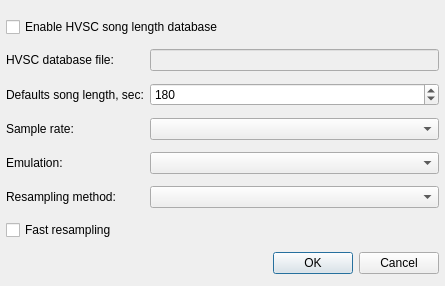
<?xml version="1.0" encoding="UTF-8"?>
<ui version="4.0">
 <class>SidSettingsDialog</class>
 <widget class="QDialog" name="SidSettingsDialog">
  <property name="geometry">
   <rect>
    <x>0</x>
    <y>0</y>
    <width>445</width>
    <height>286</height>
   </rect>
  </property>
  <property name="windowTitle">
   <string>SID Plugin Settings</string>
  </property>
  <layout class="QGridLayout" name="gridLayout">
   <property name="leftMargin">
    <number>6</number>
   </property>
   <property name="rightMargin">
    <number>6</number>
   </property>
   <property name="bottomMargin">
    <number>6</number>
   </property>
   <item row="2" column="1">
    <widget class="QSpinBox" name="defaultLengthSpinBox">
     <property name="minimum">
      <number>5</number>
     </property>
     <property name="maximum">
      <number>1000</number>
     </property>
     <property name="value">
      <number>180</number>
     </property>
    </widget>
   </item>
   <item row="9" column="0" colspan="2">
    <widget class="QDialogButtonBox" name="buttonBox">
     <property name="sizePolicy">
      <sizepolicy hsizetype="Expanding" vsizetype="Fixed">
       <horstretch>0</horstretch>
       <verstretch>0</verstretch>
      </sizepolicy>
     </property>
     <property name="standardButtons">
      <set>QDialogButtonBox::Cancel|QDialogButtonBox::Ok</set>
     </property>
    </widget>
   </item>
   <item row="8" column="0" colspan="2">
    <widget class="QCheckBox" name="fastResampligCheckBox">
     <property name="text">
      <string>Fast resampling</string>
     </property>
    </widget>
   </item>
   <item row="3" column="0">
    <widget class="QLabel" name="label_2">
     <property name="text">
      <string>Sample rate:</string>
     </property>
    </widget>
   </item>
   <item row="1" column="0">
    <widget class="QLabel" name="label_5">
     <property name="text">
      <string>HVSC database file:</string>
     </property>
    </widget>
   </item>
   <item row="6" column="0">
    <widget class="QLabel" name="label_4">
     <property name="text">
      <string>Resampling method:</string>
     </property>
    </widget>
   </item>
   <item row="3" column="1">
    <widget class="QComboBox" name="sampleRateComboBox"/>
   </item>
   <item row="1" column="1">
    <widget class="QLineEdit" name="hvscPathLineEdit">
     <property name="enabled">
      <bool>false</bool>
     </property>
    </widget>
   </item>
   <item row="2" column="0">
    <widget class="QLabel" name="label">
     <property name="text">
      <string>Defaults song length, sec:</string>
     </property>
    </widget>
   </item>
   <item row="0" column="0" colspan="2">
    <widget class="QCheckBox" name="useHVSCCheckBox">
     <property name="text">
      <string>Enable HVSC song length database</string>
     </property>
    </widget>
   </item>
   <item row="5" column="0">
    <widget class="QLabel" name="label_3">
     <property name="text">
      <string>Emulation:</string>
     </property>
    </widget>
   </item>
   <item row="5" column="1">
    <widget class="QComboBox" name="emuComboBox"/>
   </item>
   <item row="6" column="1">
    <widget class="QComboBox" name="resamplingComboBox"/>
   </item>
  </layout>
 </widget>
 <resources/>
 <connections>
  <connection>
   <sender>buttonBox</sender>
   <signal>accepted()</signal>
   <receiver>SidSettingsDialog</receiver>
   <slot>accept()</slot>
   <hints>
    <hint type="sourcelabel">
     <x>220</x>
     <y>229</y>
    </hint>
    <hint type="destinationlabel">
     <x>103</x>
     <y>160</y>
    </hint>
   </hints>
  </connection>
  <connection>
   <sender>buttonBox</sender>
   <signal>rejected()</signal>
   <receiver>SidSettingsDialog</receiver>
   <slot>reject()</slot>
   <hints>
    <hint type="sourcelabel">
     <x>275</x>
     <y>229</y>
    </hint>
    <hint type="destinationlabel">
     <x>148</x>
     <y>169</y>
    </hint>
   </hints>
  </connection>
  <connection>
   <sender>useHVSCCheckBox</sender>
   <signal>toggled(bool)</signal>
   <receiver>hvscPathLineEdit</receiver>
   <slot>setEnabled(bool)</slot>
   <hints>
    <hint type="sourcelabel">
     <x>188</x>
     <y>24</y>
    </hint>
    <hint type="destinationlabel">
     <x>186</x>
     <y>47</y>
    </hint>
   </hints>
  </connection>
 </connections>
</ui>
